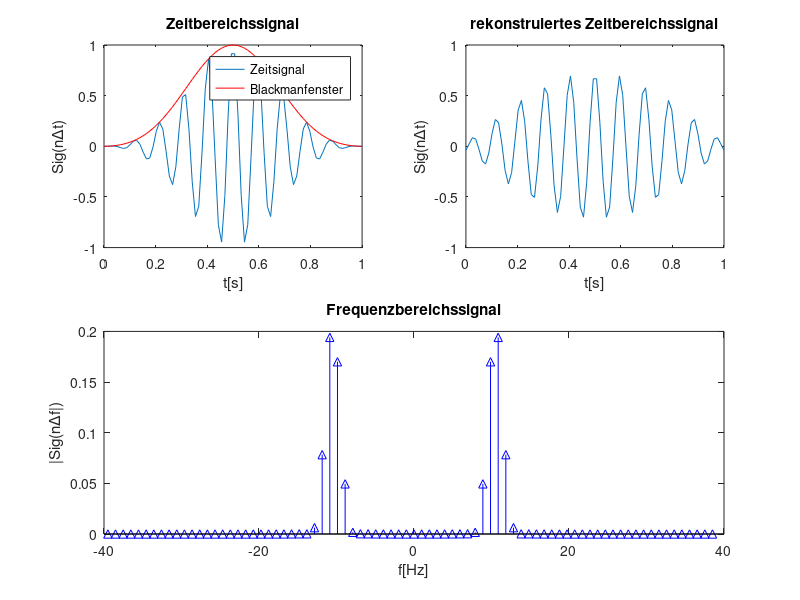

The MATLAB script that drew this image:
clear all;
load('Fourier_v_h.mat')
%Parameter
dt=zeit(2)-zeit(1);
fa=1/dt;
N=length(signal);
df=fa/N;
f=-fa/2:df:fa/2-df;
BM=blackman(N)';
signal=BM.*signal;

%Fast Fourier-Transformation (FFT)
Signal_fft=fft(signal)/N;
Signal_fft2=abs(fftshift(Signal_fft));

Sig_fftpos=Signal_fft(1:N/2);
Gleichanteil=Sig_fftpos(1);
Sig_fftpos(1)=0;

index=find(abs(Sig_fftpos)>0.1);
f_Sig=abs(Sig_fftpos(index));
Amplituden=2*f_Sig;
Frequenzen=(index-1)*df;
Phase=angle(Sig_fftpos(index));
Sig_rekonstruiert=Gleichanteil+Amplituden*cos(2*pi*Frequenzen.*zeit'+Phase)';

Nyquistfreq=2*max(Frequenzen);

%Grafiken im Zeitbereich und Frequenzbereich
figure(1), clf
subplot(2,2,1)
plot(zeit,signal);
hold on;
plot(zeit,BM,'r');
xlabel('t[s]')
ylabel('Sig(n\Deltat)')
title('Zeitbereichssignal')
legend('Zeitsignal','Blackmanfenster')
subplot(2,2,2)
plot(zeit,Sig_rekonstruiert);
xlabel('t[s]')
ylabel('Sig(n\Deltat)')
title('rekonstruiertes Zeitbereichssignal')
subplot(2,2,[3,4])
stem(f,Signal_fft2,'b^');
xlabel('f[Hz]')
ylabel('|Sig(n\Deltaf|)')
title('Frequenzbereichssignal')
